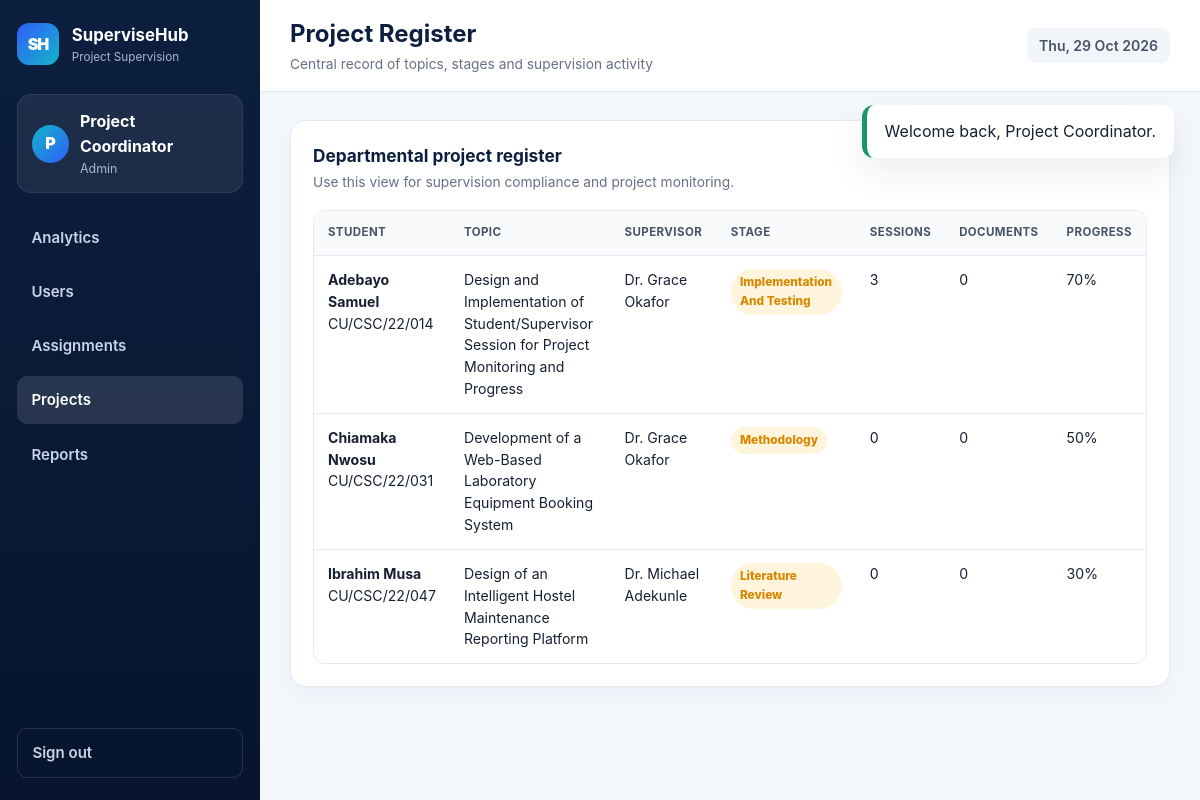
The page /index.php?page=admin-projects (signed in) on the database its author committed.
### tables this page shows
CREATE TABLE projects (
 id INT UNSIGNED AUTO_INCREMENT PRIMARY KEY,
 student_id INT UNSIGNED NOT NULL,
 supervisor_id INT UNSIGNED NULL,
 title VARCHAR(300) NOT NULL,
 abstract TEXT NULL,
 current_stage VARCHAR(100) NOT NULL DEFAULT 'Proposal',
 status VARCHAR(30) NOT NULL DEFAULT 'active',
 start_date DATE NULL,
 due_date DATE NULL,
 created_at DATETIME NOT NULL DEFAULT CURRENT_TIMESTAMP,
 updated_at DATETIME NULL DEFAULT NULL ON UPDATE CURRENT_TIMESTAMP,
 UNIQUE KEY uq_student_project(student_id),
 CONSTRAINT fk_projects_student FOREIGN KEY(student_id) REFERENCES users(id) ON DELETE CASCADE,
 CONSTRAINT fk_projects_supervisor FOREIGN KEY(supervisor_id) REFERENCES users(id) ON DELETE SET NULL,
 INDEX idx_projects_supervisor(supervisor_id), INDEX idx_projects_status(status)
);

CREATE TABLE users (
 id INT UNSIGNED AUTO_INCREMENT PRIMARY KEY,
 full_name VARCHAR(120) NOT NULL,
 email VARCHAR(160) NOT NULL UNIQUE,
 password_hash VARCHAR(255) NOT NULL,
 role VARCHAR(20) NOT NULL,
 matric_no VARCHAR(50) NULL UNIQUE,
 staff_no VARCHAR(50) NULL UNIQUE,
 department VARCHAR(160) NULL,
 status VARCHAR(20) NOT NULL DEFAULT 'active',
 created_at DATETIME NOT NULL DEFAULT CURRENT_TIMESTAMP,
 updated_at DATETIME NULL DEFAULT NULL ON UPDATE CURRENT_TIMESTAMP,
 INDEX idx_users_role_status(role,status)
);

### index.php (called while the page is built, shortened)
<?php
$page = $_GET['page'] ?? (is_logged_in() ? dashboard_page(current_user()['role']) : 'home');
$routes = [
 'home'=>'home.php','login'=>'login.php','register'=>'register.php',
 'student-dashboard'=>'student_dashboard.php','student-sessions'=>'student_sessions.php','student-milestones'=>'student_milestones.php','student-documents'=>'student_documents.php',
 'supervisor-dashboard'=>'supervisor_dashboard.php','supervisor-students'=>'supervisor_students.php','supervisor-project'=>'supervisor_project.php','supervisor-sessions'=>'supervisor_sessions.php','supervisor-milestones'=>'supervisor_milestones.php',
 'admin-dashboard'=>'admin_dashboard.php','admin-users'=>'admin_users.php','admin-assignments'=>'admin_assignments.php','admin-projects'=>'admin_projects.php','admin-reports'=>'admin_reports.php',
 'messages'=>'messages.php'
];
include __DIR__ . '/views/' . $routes[$page];

### includes/functions.php (called while the page is built, shortened)
<?php
function e(?string $value): string { return htmlspecialchars($value ?? '', ENT_QUOTES, 'UTF-8'); }
function db_all(string $sql, array $params = []): array {
    global $pdo; $st = $pdo->prepare($sql); $st->execute($params); return $st->fetchAll();
}
function progress_for_project(int $projectId): int {
    global $pdo;
    $st = $pdo->prepare("SELECT COALESCE(SUM(CASE WHEN status='approved' THEN weight ELSE 0 END),0) AS earned, COALESCE(SUM(weight),0) AS total FROM milestones WHERE project_id=?");
    $st->execute([$projectId]); $r = $st->fetch();
    return min(100, (int)round(((float)$r['earned'] / (float)$r['total']) * 100));
}

### views/admin_projects.php (the view)
<?php require_role('admin');$pageTitle='Project Register';$pageSubtitle='Central record of topics, stages and supervision activity';$rows=db_all("SELECT p.*,st.full_name student_name,st.matric_no,sp.full_name supervisor_name,(SELECT COUNT(*) FROM sessions s WHERE s.project_id=p.id AND s.status='completed') completed_sessions,(SELECT COUNT(*) FROM documents d WHERE d.project_id=p.id) documents FROM projects p JOIN users st ON st.id=p.student_id LEFT JOIN users sp ON sp.id=p.supervisor_id ORDER BY st.full_name");include __DIR__.'/../includes/layout_top.php'; ?>
<div class="card"><div class="card-header"><div><h2>Departmental project register</h2><p>Use this view for supervision compliance and project monitoring.</p></div></div><div class="table-wrap"><table><thead><tr><th>Student</th><th>Topic</th><th>Supervisor</th><th>Stage</th><th>Sessions</th><th>Documents</th><th>Progress</th></tr></thead><tbody><?php foreach($rows as $r):$prog=progress_for_project((int)$r['id']);?><tr><td><strong><?= e($r['student_name']) ?></strong><br><?= e($r['matric_no']) ?></td><td><?= e($r['title']) ?></td><td><?= e($r['supervisor_name']?:'Unassigned') ?></td><td><span class="badge warning"><?= e($r['current_stage']) ?></span></td><td><?= (int)$r['completed_sessions'] ?></td><td><?= (int)$r['documents'] ?></td><td><?= $prog ?>%</td></tr><?php endforeach;?></tbody></table></div></div>
<?php include __DIR__.'/../includes/layout_bottom.php'; ?>

### assets/css/app.css (style rules this page uses)
:root { --navy:#0c1f3f;--navy2:#132c55;--blue:#315efb;--cyan:#13b5c8;--bg:#f4f7fb;--card:#fff;--text:#172033;--muted:#667085;--line:#e5eaf2;--success:#159766;--warning:#d88700;--danger:#d64545;--shadow:0 14px 35px rgba(17,36,75,.08) }
* { box-sizing:border-box }
html { scroll-behavior:smooth }
body { margin:0;font-family:Inter,Segoe UI,Arial,sans-serif;color:var(--text);background:var(--bg);line-height:1.55 }
.app-shell { display:grid;grid-template-columns:260px 1fr;min-height:100vh }
.card { background:#fff;border:1px solid var(--line);border-radius:16px;padding:22px;box-shadow:0 8px 22px rgba(17,36,75,.04);margin-bottom:20px }
.card-header { display:flex;align-items:center;justify-content:space-between;gap:16px;margin-bottom:17px }
.card-header h2,.card-header h3 { margin:0;color:var(--navy);font-size:1.08rem }
.card-header p { margin:2px 0 0;color:var(--muted);font-size:.86rem }
.badge { display:inline-flex;align-items:center;padding:.28rem .58rem;border-radius:999px;font-size:.74rem;font-weight:800;text-transform:capitalize;background:#eef1f5;color:#596579 }
.badge.warning { background:#fff5dd;color:var(--warning) }
.table-wrap { overflow-x:auto;border:1px solid var(--line);border-radius:12px }
table { width:100%;border-collapse:collapse;background:#fff }
th,td { padding:13px 14px;text-align:left;border-bottom:1px solid var(--line);font-size:.88rem;vertical-align:top }
th { background:#f8fafc;color:#475467;text-transform:uppercase;letter-spacing:.035em;font-size:.72rem }
tr:last-child td { border-bottom:0 }

### rows shown on the page
projects: student.full_name "Adebayo Samuel", student.matric_no "CU/CSC/22/014", title "Design and Implementation of Student/Supervisor Session for Project Monitoring and Progress", supervisor.full_name "Dr. Grace Okafor", current_stage "Implementation And Testing", completed_sessions "3", documents "0", prog "70"
projects: student.full_name "Chiamaka Nwosu", student.matric_no "CU/CSC/22/031", title "Development of a Web-Based Laboratory Equipment Booking System", supervisor.full_name "Dr. Grace Okafor", current_stage "Methodology", completed_sessions "0", documents "0", prog "50"
projects: student.full_name "Ibrahim Musa", student.matric_no "CU/CSC/22/047", title "Design of an Intelligent Hostel Maintenance Reporting Platform", supervisor.full_name "Dr. Michael Adekunle", current_stage "Literature Review", completed_sessions "0", documents "0", prog "30"

### other values the page prints
$config['name'] "SuperviseHub"
substr($user['full_name'],0,1) "P"
$user['full_name'] "Project Coordinator"
$user['role'] "Admin"
$pageTitle "Project Register"
$pageSubtitle "Central record of topics, stages and supervision activity"
$f['message'] "Welcome back, Project Coordinator."
